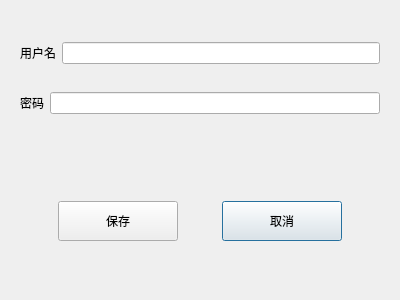
<?xml version="1.0" encoding="UTF-8"?>
<ui version="4.0">
 <class>Signup</class>
 <widget class="QDialog" name="Signup">
  <property name="geometry">
   <rect>
    <x>0</x>
    <y>0</y>
    <width>400</width>
    <height>300</height>
   </rect>
  </property>
  <property name="windowTitle">
   <string>注册</string>
  </property>
  <layout class="QGridLayout" name="gridLayout_3">
   <item row="0" column="0">
    <widget class="QWidget" name="widget_2" native="true">
     <layout class="QGridLayout" name="gridLayout_2">
      <item row="0" column="0" colspan="2">
       <widget class="QLabel" name="username">
        <property name="text">
         <string>用户名</string>
        </property>
       </widget>
      </item>
      <item row="0" column="2">
       <widget class="QLineEdit" name="le_username"/>
      </item>
      <item row="1" column="0">
       <widget class="QLabel" name="pwd">
        <property name="text">
         <string>密码</string>
        </property>
       </widget>
      </item>
      <item row="1" column="1" colspan="2">
       <widget class="QLineEdit" name="le_pwd"/>
      </item>
     </layout>
    </widget>
   </item>
   <item row="1" column="0">
    <widget class="QWidget" name="widget" native="true">
     <layout class="QGridLayout" name="gridLayout">
      <item row="1" column="1">
       <widget class="QPushButton" name="btn_cancel">
        <property name="minimumSize">
         <size>
          <width>120</width>
          <height>40</height>
         </size>
        </property>
        <property name="maximumSize">
         <size>
          <width>120</width>
          <height>40</height>
         </size>
        </property>
        <property name="text">
         <string>取消</string>
        </property>
       </widget>
      </item>
      <item row="1" column="0">
       <widget class="QPushButton" name="btn_save">
        <property name="minimumSize">
         <size>
          <width>120</width>
          <height>40</height>
         </size>
        </property>
        <property name="maximumSize">
         <size>
          <width>120</width>
          <height>40</height>
         </size>
        </property>
        <property name="text">
         <string>保存</string>
        </property>
       </widget>
      </item>
     </layout>
    </widget>
   </item>
  </layout>
 </widget>
 <resources/>
 <connections/>
</ui>
